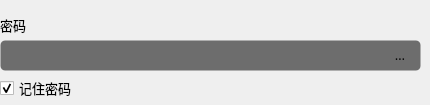
                <widget class="QWidget" name="tab_passowrd">
                 <attribute name="title">
                  <string>   密码   </string>
                 </attribute>
                 <widget class="QLineEdit" name="tab_passowrd_lineEdit_password_data">
                  <property name="geometry">
                   <rect>
                    <x>0</x>
                    <y>40</y>
                    <width>421</width>
                    <height>31</height>
                   </rect>
                  </property>
                  <property name="minimumSize">
                   <size>
                    <width>0</width>
                    <height>30</height>
                   </size>
                  </property>
                  <property name="font">
                   <font>
                    <family>OPPOSans B</family>
                    <pointsize>10</pointsize>
                   </font>
                  </property>
                  <property name="styleSheet">
                   <string notr="true">background-color: rgb(25, 25, 25, 155);
border: 1px solid rgba(255, 255, 255, 0);
border-radius: 5px;
padding-left:10px;
padding-right:10px;</string>
                  </property>
                  <property name="text">
                   <string/>
                  </property>
                  <property name="echoMode">
                   <enum>QLineEdit::Password</enum>
                  </property>
                 </widget>
                 <widget class="QLabel" name="tab_passowrd_label_password">
                  <property name="geometry">
                   <rect>
                    <x>0</x>
                    <y>10</y>
                    <width>39</width>
                    <height>30</height>
                   </rect>
                  </property>
                  <property name="font">
                   <font>
                    <family>OPPOSans B</family>
                    <pointsize>10</pointsize>
                   </font>
                  </property>
                  <property name="text">
                   <string>密码</string>
                  </property>
                 </widget>
                 <widget class="QCheckBox" name="tab_passowrd_checkBox_remember_password">
                  <property name="geometry">
                   <rect>
                    <x>0</x>
                    <y>80</y>
                    <width>81</width>
                    <height>16</height>
                   </rect>
                  </property>
                  <property name="font">
                   <font>
                    <family>OPPOSans B</family>
                    <pointsize>10</pointsize>
                    <stylestrategy>PreferAntialias</stylestrategy>
                   </font>
                  </property>
                  <property name="styleSheet">
                   <string notr="true"/>
                  </property>
                  <property name="text">
                   <string>记住密码</string>
                  </property>
                  <property name="checked">
                   <bool>true</bool>
                  </property>
                 </widget>
                 <widget class="QToolButton" name="tab_passowrd_toolButton_show">
                  <property name="geometry">
                   <rect>
                    <x>380</x>
                    <y>40</y>
                    <width>40</width>
                    <height>30</height>
                   </rect>
                  </property>
                  <property name="sizePolicy">
                   <sizepolicy hsizetype="Expanding" vsizetype="Expanding">
                    <horstretch>0</horstretch>
                    <verstretch>0</verstretch>
                   </sizepolicy>
                  </property>
                  <property name="minimumSize">
                   <size>
                    <width>30</width>
                    <height>30</height>
                   </size>
                  </property>
                  <property name="maximumSize">
                   <size>
                    <width>40</width>
                    <height>30</height>
                   </size>
                  </property>
                  <property name="font">
                   <font>
                    <family>OPPOSans B</family>
                    <pointsize>10</pointsize>
                    <stylestrategy>PreferAntialias</stylestrategy>
                   </font>
                  </property>
                  <property name="styleSheet">
                   <string notr="true">QToolButton {
background-color: rgba(25, 25, 25,0);
border: 1px solid rgba(255, 255, 255, 0);
border-radius: 5px;
padding-left:10px;
padding-right:10px;
}

QToolButton::menu-indicator { 
	image: None;
}

 
QToolButton:hover {
background-color: rgba(25, 25, 25,0);
border: 1px solid rgba(255, 255, 255, 0);
border-radius: 5px;
padding-left:10px;
padding-right:10px;
}</string>
                  </property>
                  <property name="text">
                   <string>取消</string>
                  </property>
                  <property name="icon">
                   <iconset resource="lib.qrc">
                    <normaloff>:/lib/eye2.png</normaloff>:/lib/eye2.png</iconset>
                  </property>
                  <property name="iconSize">
                   <size>
                    <width>14</width>
                    <height>14</height>
                   </size>
                  </property>
                 </widget>
                </widget>
